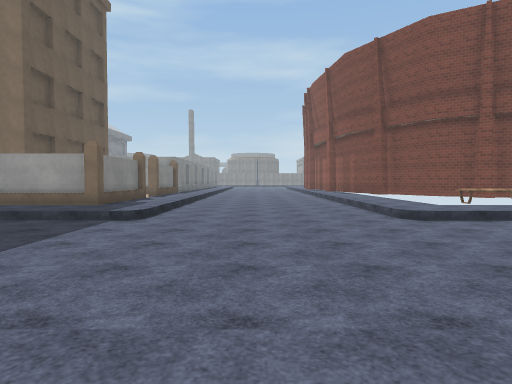
view 1 (above)

24 first-person views from a walk through a Unity game level. The camera is 1.3 m above the floor, tilts 2° down and sees 75° across. The floor is counted in squares, 2 m on a side. Each view is taken from the middle of a square. On the plan, view 1 faces up. The plan holds only what a view shows up to about 10 squares ahead; the rest is blank. The place goes on beyond the plan. The player character is not drawn. Some animated figures are not drawn. Surface patterns are stand-ins for the level's own textures.

view 2
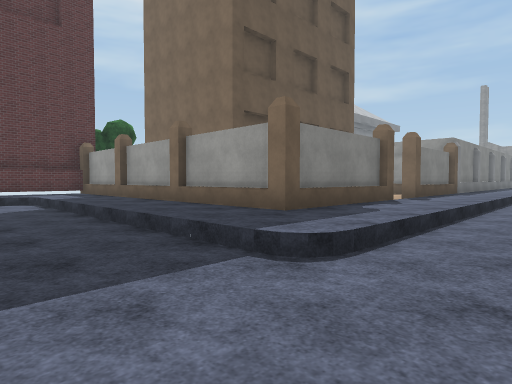

view 3
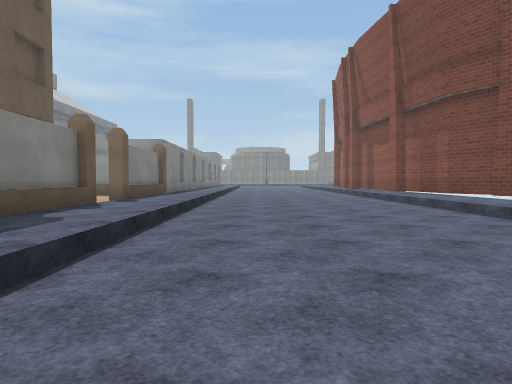

view 4
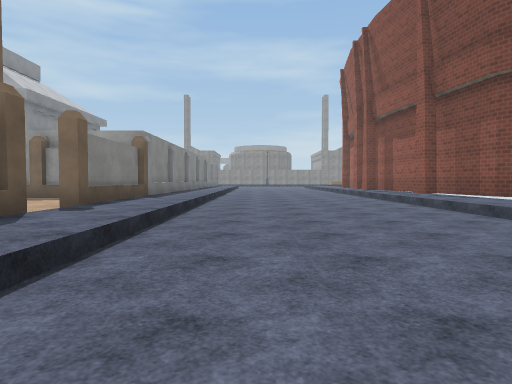

view 5
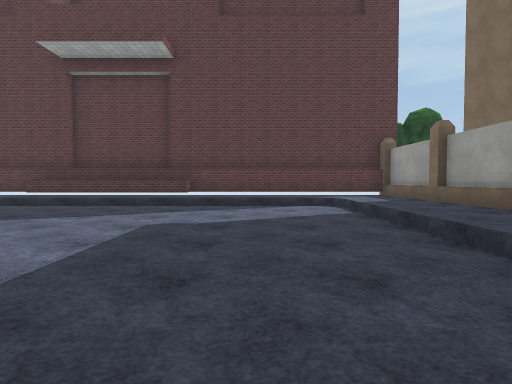

view 6
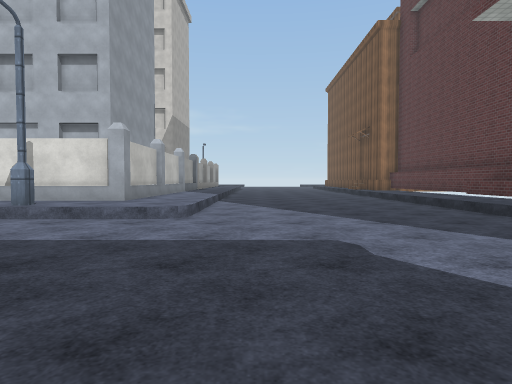

view 7
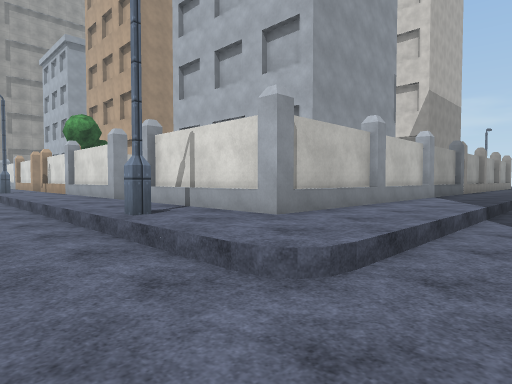

view 8
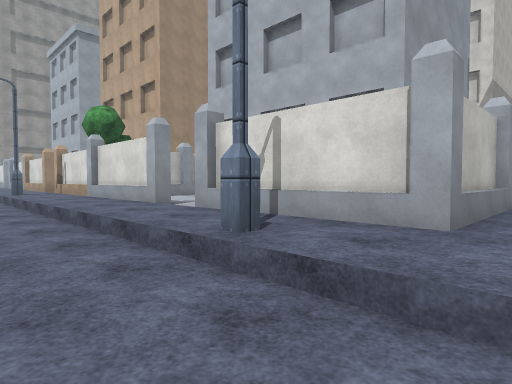

view 9
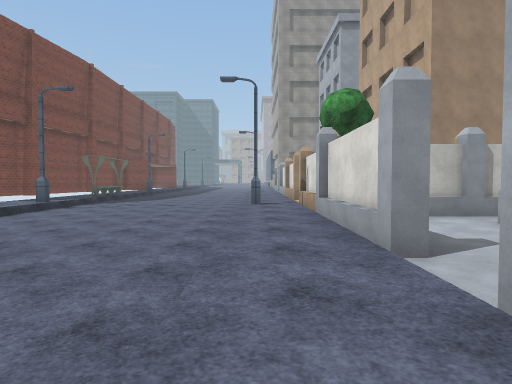

view 10
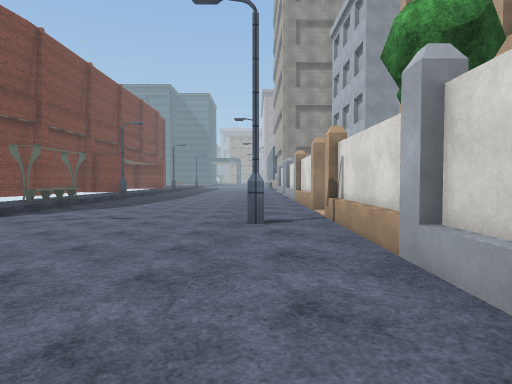

view 11
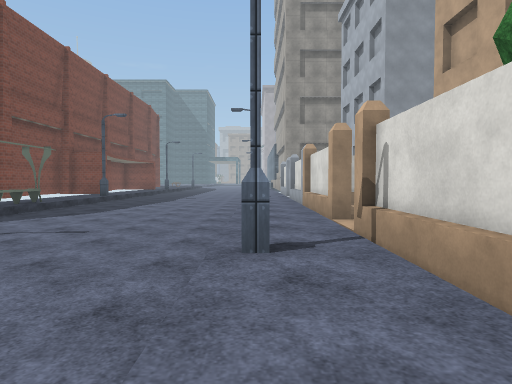

view 12
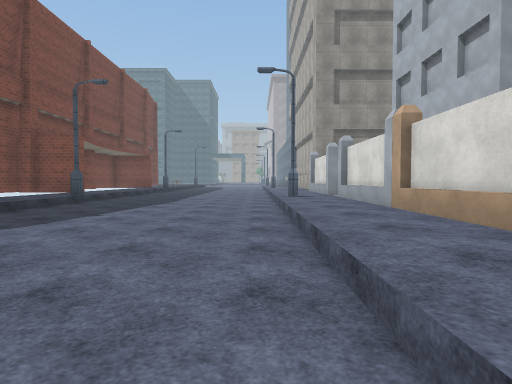

view 13
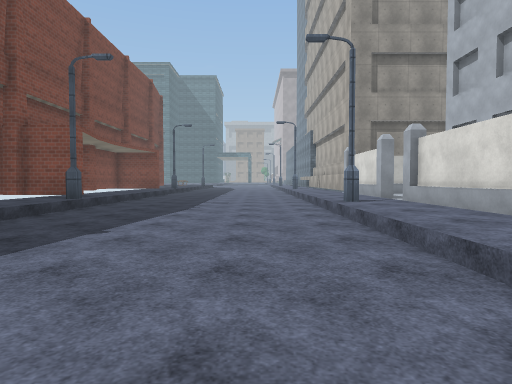

view 14
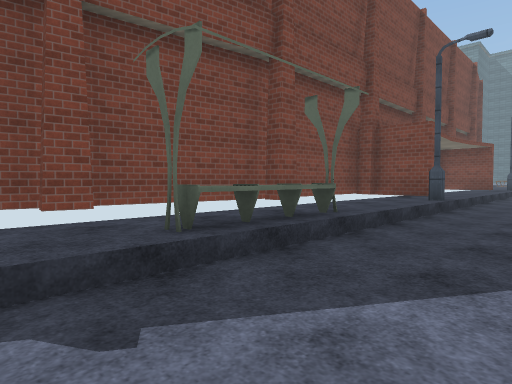

view 15
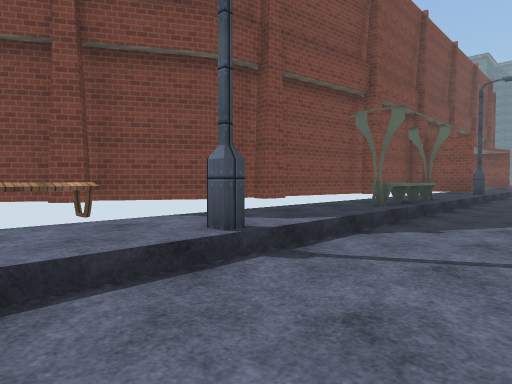

view 16
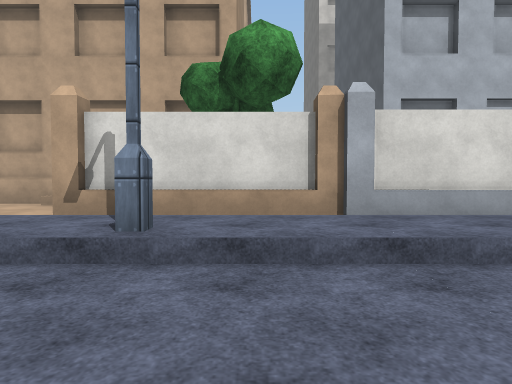

view 17
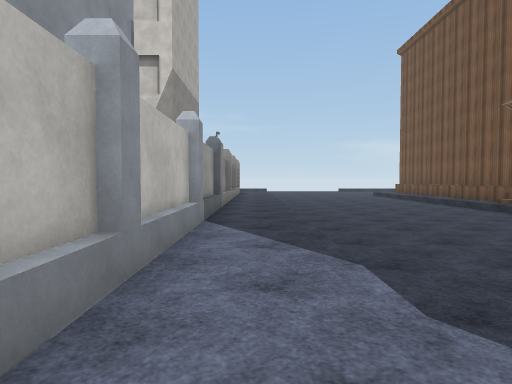

view 18
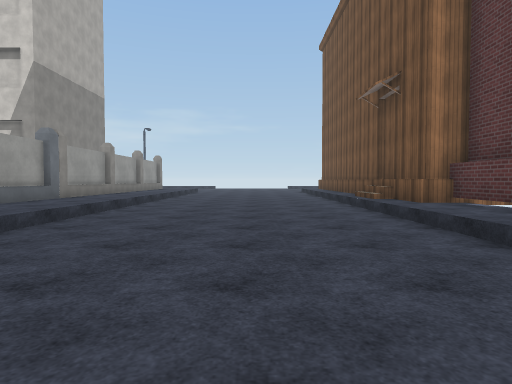

view 19
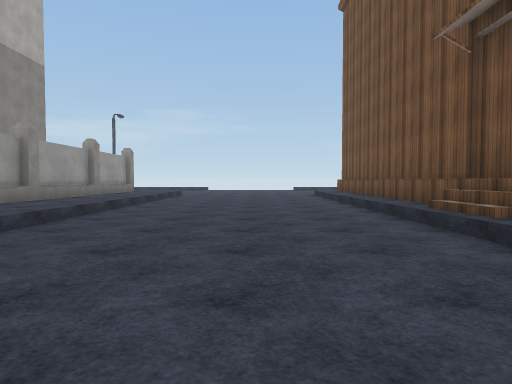

view 20
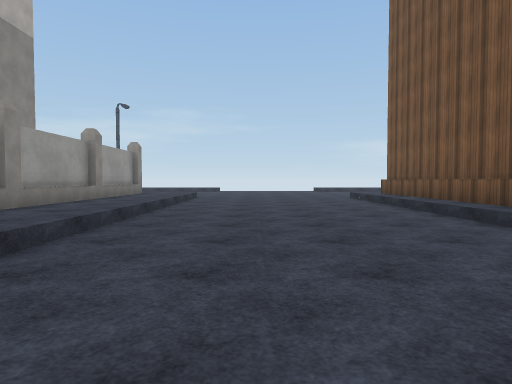

view 21
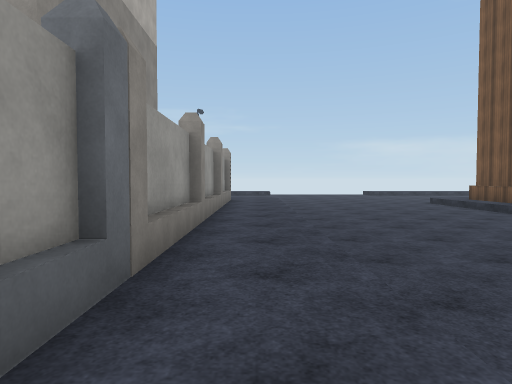

view 22
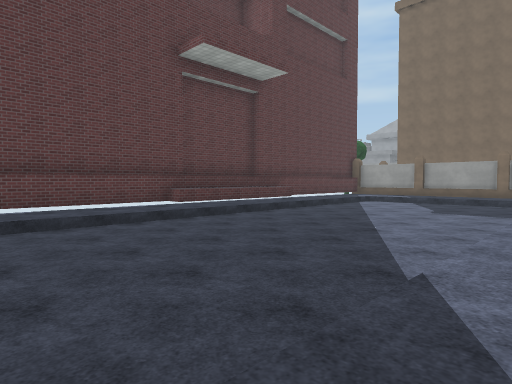

view 23
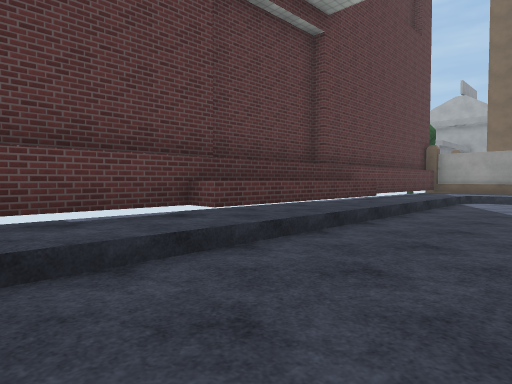

view 24
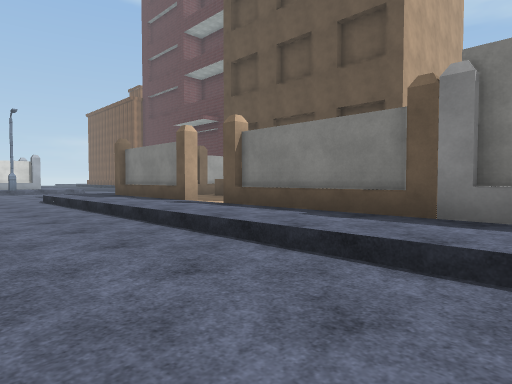

### Floor plan
Key: @ floor where view 1 was taken; # wall or solid block; . main floor; : floor 0.5 m higher than the main floor; / step, stairs or slope; B building; E bench; S streetlight; T tree.
Columns run from 14 left of view 1 to 20 right of it. Each row starts with its distance up from view 1.
 19            :...
 18       ##  #:...../##
 17           B:...../:#
 16   BBBBBB  B:...../:#
 15        B  B:...../:#
 14        B  B:...../:#
 13           ::...../:
 12        B  B:...../:
 11        B  B:...../
 10   BBBBBB  B:...../: EE
  9  #BBBBBBBBB:...../: EE   ## ######
  8  #::::::::::...../:::::::::::::::#:
  7  #://///////......////S/////////S//
  6  #:................................
  5  #:................................
  4  #:................................
  3  #:................................
  2 ##:................................
  1 ##:...../::S:::::::::S:::::::::S:::
  0 ##:...../:BBBB@:BBBB::::::::::::::
 -1  #:...../:B        BTBBBBBBBBBBBBBB
 -2  #:...../:B        B        B
 -3  #:...../:B BB  BB BBBBBBBB  BBBBBB
 -4  #:...../:B B BB B BBBBBBBB  BBBBBB
 -5  #:...../:B B    B  B
 -6  #:...../:B B    B  B
 -7  #:...../:B B
 -8  #:...../:B B
 -9  #/...../:B
-10  #/...../:B
-11  #:...../:B BB
-12  #:...../:B B
-13  #:...../:B B
-14  #:...../:B B
-15  #:...../:B B

Where each view was taken, in squares from view 1:
view 1: 0 up, 0 right, facing up
view 2: 5 up, 1 left, facing up-left
view 3: 6 up, 1 left, facing up
view 4: 8 up, 1 left, facing up
view 5: 5 up, 3 left, facing left
view 6: 7 up, 7 left, facing down
view 7: 3 up, 7 left, facing down-right
view 8: 3 up, 5 left, facing down-right
view 9: 1 up, 2 left, facing right
view 10: 1 up, 2 right, facing right
view 11: 1 up, 4 right, facing right
view 12: 2 up, 8 right, facing right
view 13: 3 up, 10 right, facing right
view 14: 5 up, 10 right, facing up-right
view 15: 5 up, 6 right, facing up-right
view 16: 4 up, 6 right, facing down
view 17: 1 down, 5 left, facing down
view 18: 1 down, 9 left, facing down
view 19: 5 down, 9 left, facing down
view 20: 7 down, 8 left, facing down
view 21: 7 down, 5 left, facing down
view 22: 6 down, 5 left, facing up-left
view 23: 4 down, 9 left, facing up-left
view 24: 19 up, 0 right, facing down-left
